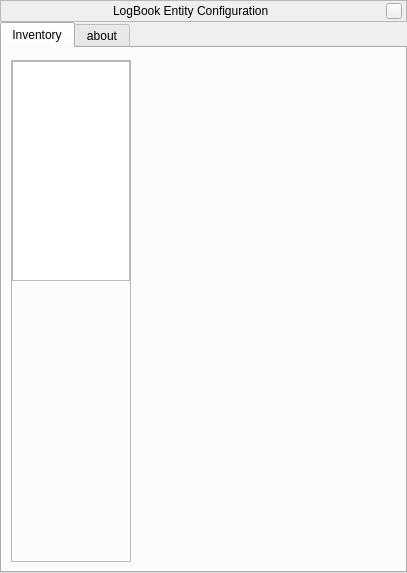
<?xml version="1.0" encoding="UTF-8"?>
<ui version="4.0">
 <class>LogBookConfigDialogForm</class>
 <widget class="QWidget" name="LogBookConfigDialogForm">
  <property name="geometry">
   <rect>
    <x>0</x>
    <y>0</y>
    <width>407</width>
    <height>573</height>
   </rect>
  </property>
  <property name="windowTitle">
   <string>Form</string>
  </property>
  <layout class="QVBoxLayout" name="verticalLayout">
   <property name="spacing">
    <number>0</number>
   </property>
   <property name="margin">
    <number>0</number>
   </property>
   <item>
    <widget class="BarFrame" name="LocationBar">
     <property name="sizePolicy">
      <sizepolicy hsizetype="Expanding" vsizetype="Fixed">
       <horstretch>0</horstretch>
       <verstretch>0</verstretch>
      </sizepolicy>
     </property>
     <property name="maximumSize">
      <size>
       <width>16777215</width>
       <height>25</height>
      </size>
     </property>
     <property name="frameShape">
      <enum>QFrame::StyledPanel</enum>
     </property>
     <property name="frameShadow">
      <enum>QFrame::Raised</enum>
     </property>
     <layout class="QHBoxLayout" name="horizontalLayout_7">
      <property name="spacing">
       <number>6</number>
      </property>
      <property name="leftMargin">
       <number>0</number>
      </property>
      <property name="topMargin">
       <number>0</number>
      </property>
      <property name="rightMargin">
       <number>4</number>
      </property>
      <property name="bottomMargin">
       <number>0</number>
      </property>
      <item>
       <spacer name="spacer_2">
        <property name="orientation">
         <enum>Qt::Horizontal</enum>
        </property>
        <property name="sizeHint" stdset="0">
         <size>
          <width>40</width>
          <height>20</height>
         </size>
        </property>
       </spacer>
      </item>
      <item>
       <widget class="QLabel" name="stelWindowTitle">
        <property name="text">
         <string>LogBook Entity Configuration</string>
        </property>
       </widget>
      </item>
      <item>
       <spacer name="spacer">
        <property name="orientation">
         <enum>Qt::Horizontal</enum>
        </property>
        <property name="sizeHint" stdset="0">
         <size>
          <width>40</width>
          <height>20</height>
         </size>
        </property>
       </spacer>
      </item>
      <item>
       <widget class="QPushButton" name="closeStelWindow">
        <property name="minimumSize">
         <size>
          <width>16</width>
          <height>16</height>
         </size>
        </property>
        <property name="maximumSize">
         <size>
          <width>16</width>
          <height>16</height>
         </size>
        </property>
        <property name="focusPolicy">
         <enum>Qt::NoFocus</enum>
        </property>
        <property name="text">
         <string/>
        </property>
       </widget>
      </item>
     </layout>
    </widget>
   </item>
   <item>
    <widget class="QTabWidget" name="tabWidget">
     <property name="currentIndex">
      <number>0</number>
     </property>
     <widget class="QWidget" name="itemsPage">
      <attribute name="title">
       <string>Inventory</string>
      </attribute>
      <layout class="QHBoxLayout" name="horizontalLayout">
       <property name="spacing">
        <number>-1</number>
       </property>
       <property name="topMargin">
        <number>12</number>
       </property>
       <item>
        <widget class="QFrame" name="frame_2">
         <property name="sizePolicy">
          <sizepolicy hsizetype="Preferred" vsizetype="Expanding">
           <horstretch>0</horstretch>
           <verstretch>0</verstretch>
          </sizepolicy>
         </property>
         <property name="maximumSize">
          <size>
           <width>120</width>
           <height>16777215</height>
          </size>
         </property>
         <property name="frameShape">
          <enum>QFrame::StyledPanel</enum>
         </property>
         <property name="frameShadow">
          <enum>QFrame::Raised</enum>
         </property>
         <layout class="QVBoxLayout" name="verticalLayout_2" stretch="1,0">
          <property name="margin">
           <number>0</number>
          </property>
          <item>
           <widget class="QListWidget" name="pagesListWidget">
            <property name="sizePolicy">
             <sizepolicy hsizetype="Expanding" vsizetype="Minimum">
              <horstretch>0</horstretch>
              <verstretch>0</verstretch>
             </sizepolicy>
            </property>
            <property name="maximumSize">
             <size>
              <width>16777215</width>
              <height>220</height>
             </size>
            </property>
            <property name="baseSize">
             <size>
              <width>0</width>
              <height>0</height>
             </size>
            </property>
            <property name="currentRow">
             <number>-1</number>
            </property>
           </widget>
          </item>
          <item>
           <spacer name="verticalSpacer">
            <property name="orientation">
             <enum>Qt::Vertical</enum>
            </property>
            <property name="sizeHint" stdset="0">
             <size>
              <width>20</width>
              <height>161</height>
             </size>
            </property>
           </spacer>
          </item>
         </layout>
        </widget>
       </item>
       <item>
        <widget class="QStackedWidget" name="stackedWidget">
         <widget class="QWidget" name="page"/>
         <widget class="QWidget" name="page_2"/>
        </widget>
       </item>
      </layout>
     </widget>
     <widget class="QWidget" name="aboutPage">
      <attribute name="title">
       <string>about</string>
      </attribute>
      <layout class="QGridLayout" name="gridLayout">
       <item row="0" column="0">
        <widget class="QTextBrowser" name="aboutTextBrowser">
         <property name="html">
          <string>&lt;!DOCTYPE HTML PUBLIC &quot;-//W3C//DTD HTML 4.0//EN&quot; &quot;http://www.w3.org/TR/REC-html40/strict.dtd&quot;&gt;
&lt;html&gt;&lt;head&gt;&lt;meta name=&quot;qrichtext&quot; content=&quot;1&quot; /&gt;&lt;style type=&quot;text/css&quot;&gt;
p, li { white-space: pre-wrap; }
&lt;/style&gt;&lt;/head&gt;&lt;body style=&quot; font-family:'Lucida Grande'; font-size:13pt; font-weight:400; font-style:normal;&quot;&gt;
&lt;p style=&quot; margin-top:12px; margin-bottom:12px; margin-left:0px; margin-right:0px; -qt-block-indent:0; text-indent:0px;&quot;&gt;Author: &lt;a href=&quot;treaves@silverfieldstech.com&quot;&gt;&lt;span style=&quot; text-decoration: underline; color:#0000ff;&quot;&gt;Timothy Reaves&lt;/span&gt;&lt;/a&gt; &lt;/p&gt;
&lt;p style=&quot; margin-top:18px; margin-bottom:12px; margin-left:0px; margin-right:0px; -qt-block-indent:0; text-indent:0px;&quot;&gt;&lt;span style=&quot; font-size:xx-large; font-weight:600;&quot;&gt;Overview&lt;/span&gt; &lt;/p&gt;
&lt;p style=&quot; margin-top:12px; margin-bottom:12px; margin-left:0px; margin-right:0px; -qt-block-indent:0; text-indent:0px;&quot;&gt;This plugin is intended to allow you to record observations of objects; a diary of your observations. Eventually, you'll be able to see icons on the screens for what objects you have entries on, and be able to fetch additional information on those objects from online resources.  &lt;/p&gt;
&lt;p style=&quot; margin-top:12px; margin-bottom:12px; margin-left:0px; margin-right:0px; -qt-block-indent:0; text-indent:0px;&quot;&gt;If you find any issues, please let me know.  Enjoy! &lt;/p&gt;
&lt;p style=&quot; margin-top:18px; margin-bottom:12px; margin-left:0px; margin-right:0px; -qt-block-indent:0; text-indent:0px;&quot;&gt;&lt;span style=&quot; font-size:xx-large; font-weight:600;&quot;&gt;Hot Keys&lt;/span&gt; &lt;/p&gt;
&lt;p style=&quot; margin-top:12px; margin-bottom:12px; margin-left:0px; margin-right:0px; -qt-block-indent:0; text-indent:0px;&quot;&gt;There are several keys that allow you to use the features of this plugin.  If you are not a Mac user, replace the &lt;span style=&quot; font-style:italic;&quot;&gt;Command&lt;/span&gt; key with the &lt;span style=&quot; font-style:italic;&quot;&gt;CTRL&lt;/span&gt; key. &lt;/p&gt;
&lt;p style=&quot; margin-top:8px; margin-bottom:0px; margin-left:0px; margin-right:0px; -qt-block-indent:0; text-indent:0px;&quot;&gt;&lt;span style=&quot; font-weight:600;&quot;&gt;Command-L&lt;/span&gt; &lt;/p&gt;
&lt;p style=&quot; margin-top:0px; margin-bottom:0px; margin-left:30px; margin-right:0px; -qt-block-indent:0; text-indent:0px;&quot;&gt;Display the main dialog. This is where you enter your log book entries. &lt;/p&gt;
&lt;p style=&quot; margin-top:0px; margin-bottom:0px; margin-left:0px; margin-right:0px; -qt-block-indent:0; text-indent:0px;&quot;&gt;&lt;span style=&quot; font-weight:600;&quot;&gt;Alt-T&lt;/span&gt; &lt;/p&gt;
&lt;p style=&quot; margin-top:0px; margin-bottom:0px; margin-left:30px; margin-right:0px; -qt-block-indent:0; text-indent:0px;&quot;&gt;Displays the target configuration dialog. In this dialog, you configure those objects you want to enter observations for. To save an object, you need to have a name for that object. If you are adding the selected object from Stellarium, make sure if it does not show a name, you enter one for it. &lt;/p&gt;
&lt;p style=&quot; margin-top:0px; margin-bottom:0px; margin-left:0px; margin-right:0px; -qt-block-indent:0; text-indent:0px;&quot;&gt;&lt;span style=&quot; font-weight:600;&quot;&gt;Alt-L&lt;/span&gt; &lt;/p&gt;
&lt;p style=&quot; margin-top:0px; margin-bottom:8px; margin-left:30px; margin-right:0px; -qt-block-indent:0; text-indent:0px;&quot;&gt;Shows this configuration dialog. This is where you add your inventory of equipment. Unfortunately, you must close it by clicking the close button. I've been unable to figure out why this does not toggle the dialog open and close. &lt;/p&gt;
&lt;p style=&quot; margin-top:18px; margin-bottom:12px; margin-left:0px; margin-right:0px; -qt-block-indent:0; text-indent:0px;&quot;&gt;&lt;span style=&quot; font-size:xx-large; font-weight:600;&quot;&gt;Instructions&lt;/span&gt; &lt;/p&gt;
&lt;p style=&quot; margin-top:12px; margin-bottom:12px; margin-left:0px; margin-right:0px; -qt-block-indent:0; text-indent:0px;&quot;&gt;The first thing you'll want to do is to add items into the configuration dialog; this is your inventory of times.  To make a log book entry, you won't need everything in the configuration dialog, but you will need the following: &lt;/p&gt;
&lt;ul style=&quot;margin-top: 0px; margin-bottom: 0px; margin-left: 0px; margin-right: 0px; -qt-list-indent: 1;&quot;&gt;&lt;li style=&quot; margin-top:12px; margin-bottom:0px; margin-left:0px; margin-right:0px; -qt-block-indent:0; text-indent:0px;&quot;&gt;observer &lt;/li&gt;
&lt;li style=&quot; margin-top:0px; margin-bottom:0px; margin-left:0px; margin-right:0px; -qt-block-indent:0; text-indent:0px;&quot;&gt;target &lt;/li&gt;
&lt;li style=&quot; margin-top:0px; margin-bottom:12px; margin-left:0px; margin-right:0px; -qt-block-indent:0; text-indent:0px;&quot;&gt;optic &lt;/li&gt;&lt;/ul&gt;
&lt;p style=&quot; margin-top:12px; margin-bottom:12px; margin-left:0px; margin-right:0px; -qt-block-indent:0; text-indent:0px;&quot;&gt;Everything else is optional. &lt;/p&gt;
&lt;p style=&quot; margin-top:12px; margin-bottom:12px; margin-left:0px; margin-right:0px; -qt-block-indent:0; text-indent:0px;&quot;&gt;Once you've entered the items you want, you can add targets. Targets can be added from the currently selected object in Stellarium, or they can be added manually.  Targets must have values for the following fields: &lt;/p&gt;
&lt;ul style=&quot;margin-top: 0px; margin-bottom: 0px; margin-left: 0px; margin-right: 0px; -qt-list-indent: 1;&quot;&gt;&lt;li style=&quot; margin-top:12px; margin-bottom:0px; margin-left:0px; margin-right:0px; -qt-block-indent:0; text-indent:0px;&quot;&gt;name &lt;/li&gt;
&lt;li style=&quot; margin-top:0px; margin-bottom:0px; margin-left:0px; margin-right:0px; -qt-block-indent:0; text-indent:0px;&quot;&gt;right ascension &lt;/li&gt;
&lt;li style=&quot; margin-top:0px; margin-bottom:0px; margin-left:0px; margin-right:0px; -qt-block-indent:0; text-indent:0px;&quot;&gt;declination &lt;/li&gt;
&lt;li style=&quot; margin-top:0px; margin-bottom:12px; margin-left:0px; margin-right:0px; -qt-block-indent:0; text-indent:0px;&quot;&gt;type &lt;/li&gt;&lt;/ul&gt;
&lt;p style=&quot; margin-top:12px; margin-bottom:12px; margin-left:0px; margin-right:0px; -qt-block-indent:0; text-indent:0px;&quot;&gt;All other items are optional. &lt;/p&gt;
&lt;p style=&quot; margin-top:12px; margin-bottom:12px; margin-left:0px; margin-right:0px; -qt-block-indent:0; text-indent:0px;&quot;&gt;Sessions are next up.  A session does not really need any of the data filled out, but you should set at least the start time. You will need to have a session to add observations. &lt;/p&gt;
&lt;p style=&quot; margin-top:12px; margin-bottom:12px; margin-left:0px; margin-right:0px; -qt-block-indent:0; text-indent:0px;&quot;&gt;Now, to point of the plugin, observations.  If you have all of the required information from above, you can now add an observation.&lt;/p&gt;&lt;/body&gt;&lt;/html&gt;</string>
         </property>
        </widget>
       </item>
      </layout>
     </widget>
    </widget>
   </item>
  </layout>
 </widget>
 <customwidgets>
  <customwidget>
   <class>BarFrame</class>
   <extends>QFrame</extends>
   <header>Dialog.hpp</header>
   <container>1</container>
  </customwidget>
 </customwidgets>
 <resources/>
 <connections/>
</ui>
